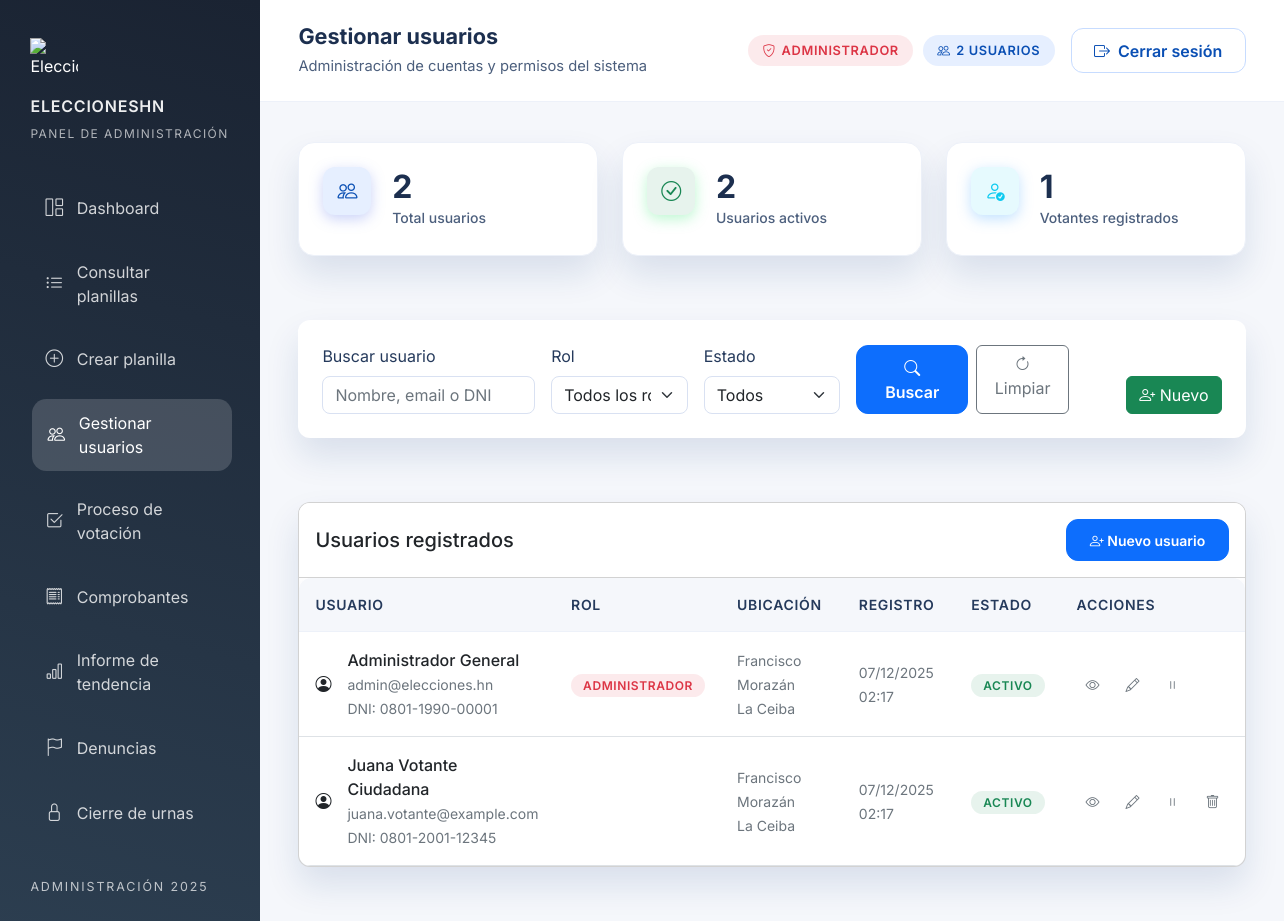
Page /panel/admin/usuarios.php (signed in) on the committed database.
### tables this page shows
CREATE TABLE IF NOT EXISTS usuarios (
    id INT AUTO_INCREMENT PRIMARY KEY,
    dni CHAR(15) NOT NULL,
    nombre VARCHAR(120) NOT NULL,
    email VARCHAR(150) DEFAULT NULL,
    telefono VARCHAR(25) DEFAULT NULL,
    rol ENUM('votante', 'administrador') NOT NULL DEFAULT 'votante',
    tipo_votante ENUM('nacional', 'internacional') NOT NULL DEFAULT 'nacional',
    password_hash VARCHAR(255) NOT NULL,
    departamento_id SMALLINT DEFAULT NULL,
    municipio_id INT DEFAULT NULL,
    centro_votacion_id INT DEFAULT NULL,
    centro_votacion_exterior_id INT DEFAULT NULL,
    tipo_votacion_id TINYINT DEFAULT NULL,
    estado ENUM('activo', 'suspendido') NOT NULL DEFAULT 'activo',
    ultimo_acceso DATETIME DEFAULT NULL,
    creado_en TIMESTAMP DEFAULT CURRENT_TIMESTAMP,
    actualizado_en TIMESTAMP DEFAULT CURRENT_TIMESTAMP ON UPDATE CURRENT_TIMESTAMP,
    UNIQUE (dni),
    INDEX (departamento_id),
    INDEX (municipio_id),
    INDEX (centro_votacion_id),
    INDEX (centro_votacion_exterior_id),
    INDEX (tipo_votacion_id),
    FOREIGN KEY (departamento_id) REFERENCES departamentos (id) ON DELETE SET NULL,
    FOREIGN KEY (municipio_id) REFERENCES municipios (id) ON DELETE SET NULL,
    FOREIGN KEY (centro_votacion_id) REFERENCES centros_votacion (id) ON DELETE SET NULL,
    FOREIGN KEY (tipo_votacion_id) REFERENCES tipos_votacion (id) ON DELETE SET NULL,
    FOREIGN KEY (centro_votacion_exterior_id) REFERENCES centros_votacion_exterior (id) ON DELETE SET NULL
);

CREATE TABLE IF NOT EXISTS departamentos (
    id SMALLINT AUTO_INCREMENT PRIMARY KEY,
    codigo CHAR(2) NOT NULL,
    nombre VARCHAR(60) NOT NULL,
    cabecera VARCHAR(120) NOT NULL,
    diputados_cupos TINYINT NOT NULL,
    candidatos_diputados SMALLINT NOT NULL,
    creado_en TIMESTAMP DEFAULT CURRENT_TIMESTAMP,
    actualizado_en TIMESTAMP DEFAULT CURRENT_TIMESTAMP ON UPDATE CURRENT_TIMESTAMP,
    UNIQUE (codigo),
    UNIQUE (nombre)
);

CREATE TABLE IF NOT EXISTS municipios (
    id INT AUTO_INCREMENT PRIMARY KEY,
    departamento_id SMALLINT NOT NULL,
    codigo CHAR(4) NOT NULL,
    nombre VARCHAR(120) NOT NULL,
    creado_en TIMESTAMP DEFAULT CURRENT_TIMESTAMP,
    actualizado_en TIMESTAMP DEFAULT CURRENT_TIMESTAMP ON UPDATE CURRENT_TIMESTAMP,
    UNIQUE (codigo),
    UNIQUE (departamento_id, nombre),
    FOREIGN KEY (departamento_id) REFERENCES departamentos (id) ON DELETE CASCADE
);

### panel/admin/usuarios.php (the view, shortened to what the rows shown need)
<?php
$whereConditions = [];
$params = [];
$whereClause = !empty($whereConditions) ? 'WHERE ' . implode(' AND ', $whereConditions) : '';
$error = $_GET['error'] ?? '';
$query = "
    SELECT u.*, d.nombre as departamento_nombre, m.nombre as municipio_nombre
    FROM usuarios u
    LEFT JOIN departamentos d ON u.departamento_id = d.id
    LEFT JOIN municipios m ON u.municipio_id = m.id
    $whereClause
    ORDER BY u.creado_en DESC
";
$usuarios = [];
try {
    $usuarios = dbQuery($query, $params)->fetchAll();
} catch (PDOException $e) {
    error_log('Error al cargar usuarios: ' . $e->getMessage());
    if (empty($error)) {
        $error = 'No se pudieron cargar los usuarios. Revisa la base de datos.';
    }
}
?>
<!DOCTYPE html>
<html lang="es">
<head>
    <link rel="stylesheet" href="https://cdn.jsdelivr.net/npm/bootstrap@5.3.2/dist/css/bootstrap.min.css">
    <link rel="stylesheet" href="https://cdn.jsdelivr.net/npm/bootstrap-icons@1.11.1/font/bootstrap-icons.css">
    <link rel="stylesheet" href="../assets/css/styles.css" />
    <link rel="stylesheet" href="../assets/css/votante.css" />
    <link rel="stylesheet" href="../assets/css/admin.css" />
</head>
<body>
    <div class="dashboard-shell">
        <div class="dashboard-main">
            <header class="dashboard-topbar">
                <div class="topbar-context">
                    <h1>Gestionar usuarios</h1>
                </div>
            </header>
            <main class="main-content">
                <div class="card table-admin">
                    <div class="card-body p-0">
                        <?php if (!empty($usuarios)): ?>
                            <div class="table-responsive">
                                <table class="table table-admin mb-0">
                                    <thead>
                                        <tr>
                                            <th>Usuario</th>
                                            <th>Rol</th>
                                            <th>Ubicación</th>
                                            <th>Registro</th>
                                            <th>Estado</th>
                                            <th>Acciones</th>
                                        </tr>
                                    </thead>
                                    <tbody>
                                        <?php foreach ($usuarios as $usuario): ?>
                                            <tr>
                                                <td>
                                                    <div class="d-flex align-items-center">
                                                        <div class="user-avatar me-3">
                                                            <i class="bi bi-person-circle"></i>
                                                        </div>
                                                        <div>
                                                            <div class="fw-medium"><?php echo htmlspecialchars($usuario['nombre'], ENT_QUOTES, 'UTF-8'); ?></div>
                                                            <?php if (!empty($usuario['email'])): ?>
                                                                <small class="text-muted"><?php echo htmlspecialchars($usuario['email'], ENT_QUOTES, 'UTF-8'); ?></small>
                                                            <?php endif; ?>
                                                            <?php if (!empty($usuario['dni'])): ?>
                                                                <br><small class="text-muted">DNI: <?php echo htmlspecialchars($usuario['dni'], ENT_QUOTES, 'UTF-8'); ?></small>
                                                            <?php endif; ?>
                                                        </div>
                                                    </div>
                                                </td>
                                                <td>
                                                    <span class="badge badge-status badge-status--<?php
                                                        echo $usuario['rol'] === 'administrador' ? 'danger' :
                                                            ($usuario['rol'] === 'observador' ? 'warning' : 'info');
                                                    ?>">
                                                        <?php echo ucfirst($usuario['rol']); ?>
                                                    </span>
                                                </td>
                                                <td>
                                                    <?php if ($usuario['departamento_nombre']): ?>
                                                        <small class="text-muted">
                                                            <?php echo htmlspecialchars($usuario['departamento_nombre'], ENT_QUOTES, 'UTF-8'); ?>
                                                            <?php if ($usuario['municipio_nombre']): ?>
                                                                <br><?php echo htmlspecialchars($usuario['municipio_nombre'], ENT_QUOTES, 'UTF-8'); ?>
                                                            <?php endif; ?>
                                                        </small>
                                                    <?php else: ?>
                                                        <span class="text-muted">No especificada</span>
                                                    <?php endif; ?>
                                                </td>
                                                <td>
                                                    <small class="text-muted">
                                                        <?php
                                                            $fechaRegistro = $usuario['creado_en'] ?? null;
                                                            echo $fechaRegistro ? date('d/m/Y H:i', strtotime($fechaRegistro)) : 'Sin registro';
                                                        ?>
                                                    </small>
                                                </td>
                                                <td>
                                                    <?php $estaActivo = ($usuario['estado'] ?? '') === 'activo'; ?>
                                                    <span class="badge badge-status badge-status--<?php echo $estaActivo ? 'active' : 'inactive'; ?>">
                                                        <?php echo $estaActivo ? 'Activo' : 'Suspendido'; ?>
                                                    </span>
                                                </td>
                                                <td>
                                                    <div class="action-buttons">
                                                        <button class="btn-icon btn-icon--primary" title="Ver detalles" onclick="mostrarDetallesUsuario(<?php echo $usuario['id']; ?>)">
                                                            <i class="bi bi-eye"></i>
                                                        </button>
                                                        <button class="btn-icon btn-icon--warning" title="Editar" onclick="editarUsuario(<?php echo $usuario['id']; ?>)">
                                                            <i class="bi bi-pencil"></i>
                                                        </button>
                                                        <button class="btn-icon btn-icon--<?php echo $estaActivo ? 'secondary' : 'success'; ?>"
                                                                title="<?php echo $estaActivo ? 'Suspender' : 'Reactivar'; ?>"
                                                                onclick="cambiarEstadoUsuario(<?php echo (int) $usuario['id']; ?>, '<?php echo $estaActivo ? 'suspendido' : 'activo'; ?>')">
                                                            <i class="bi bi-<?php echo $estaActivo ? 'pause' : 'play'; ?>"></i>
                                                        </button>
                                                        <?php if ($usuario['id'] != $_SESSION['usuario_id']): ?>
                                                            <button class="btn-icon btn-icon--danger" title="Eliminar" onclick="borrarUsuario(<?php echo $usuario['id']; ?>)">
                                                                <i class="bi bi-trash"></i>
                                                            </button>
                                                        <?php endif; ?>
                                                    </div>
                                                </td>
                                            </tr>
                                        <?php endforeach; ?>
                                    </tbody>
                                </table>
                            </div>
                        <?php endif; ?>
                    </div>
                </div>
            </main>
        </div>
    </div>
</body>
</html>

### rows in the picture
usuarios: nombre "Administrador General", email "admin@elecciones.hn", dni "0801-1990-00001", rol "ADMINISTRADOR", departamento.nombre "Francisco Morazán", municipio.nombre "La Ceiba", creado_en "07/12/2025 02:17", estado "ACTIVO"
usuarios: nombre "Juana Votante Ciudadana", email "juana.votante@example.com", dni "0801-2001-12345", departamento.nombre "Francisco Morazán", municipio.nombre "La Ceiba", creado_en "07/12/2025 02:17", estado "ACTIVO"

### other values in the picture
count($usuarios) "2"
$totalUsuarios "2"
$usuariosActivos "2"
$votantesRegistrados "1"
